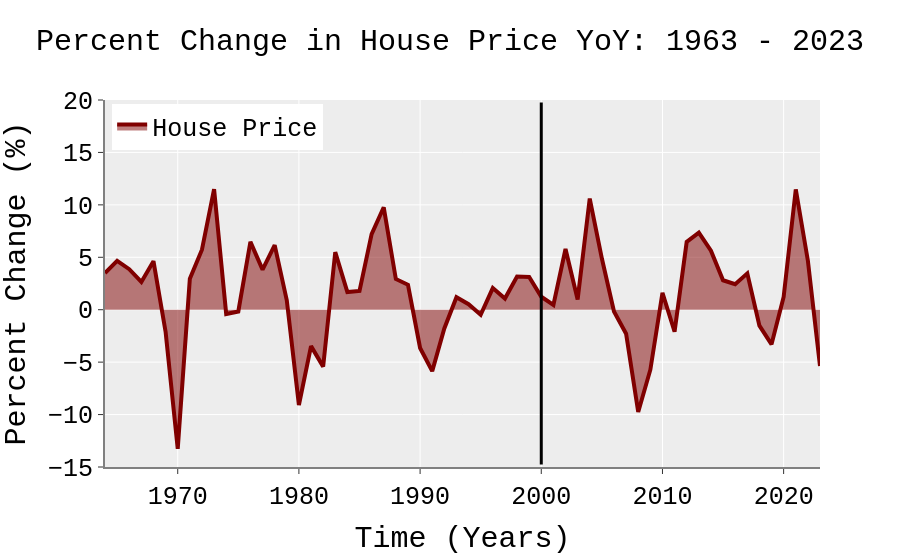

The code cell stored with this chart in its notebook:
### Code cell
fig = go.Figure()
fig.update_layout(title="Percent Change in House Price YoY: 1963 - 2023", title_font_size = 30,
                  font=dict( family="Courier New, monospace", size=25,color="#000000"),
                  template = "ggplot2", hovermode= 'closest', legend=dict(yanchor="top", y=0.99, xanchor="left", x=0.01))
fig.update_xaxes(showline=True, linewidth=2, linecolor='gray', title='Time (Years)')
fig.update_yaxes(range = [-15,20],showline=True, linewidth=2, linecolor='gray', title='Percent Change (%)')

fig.add_trace(go.Scatter(x = d['DATE'], y = d['real_dollars'], mode = 'lines',
                         name = 'House Price', fill='tonexty', line=dict(color=red, width=4)))

####     SPLIT LINE     ####

fig.add_trace(go.Scatter( x=['2000-01-01', '2000-01-01'], y=[-14.75, 19.75], mode="lines",line=dict(color="#000000", width=3), showlegend=False))

pio.write_image(fig, f"images/fig2.png", width=5*300, height=2*300, scale=1.5)
fig

### Figure 1 — Plotly figure (JSON) as saved in the notebook; plotly's stock layout.template omitted (floating-point values rounded to 4 significant figures)
{"data": [{"fill": "tonexty", "line": {"color": "rgb(128, 0, 0)", "width": 4}, "mode": "lines", "name": "House Price", "x": ["1964-01-01T00:00:00", "1965-01-01T00:00:00", "1966-01-01T00:00:00", "1967-01-01T00:00:00", "1968-01-01T00:00:00", "1969-01-01T00:00:00", "1970-01-01T00:00:00", "1971-01-01T00:00:00", "1972-01-01T00:00:00", "1973-01-01T00:00:00", "1974-01-01T00:00:00", "1975-01-01T00:00:00", "1976-01-01T00:00:00", "1977-01-01T00:00:00", "1978-01-01T00:00:00", "1979-01-01T00:00:00", "1980-01-01T00:00:00", "1981-01-01T00:00:00", "1982-01-01T00:00:00", "1983-01-01T00:00:00", "1984-01-01T00:00:00", "1985-01-01T00:00:00", "1986-01-01T00:00:00", "1987-01-01T00:00:00", "1988-01-01T00:00:00", "1989-01-01T00:00:00", "1990-01-01T00:00:00", "1991-01-01T00:00:00", "1992-01-01T00:00:00", "1993-01-01T00:00:00", "1994-01-01T00:00:00", "1995-01-01T00:00:00", "1996-01-01T00:00:00", "1997-01-01T00:00:00", "1998-01-01T00:00:00", "1999-01-01T00:00:00", "2000-01-01T00:00:00", "2001-01-01T00:00:00", "2002-01-01T00:00:00", "2003-01-01T00:00:00", "2004-01-01T00:00:00", "2005-01-01T00:00:00", "2006-01-01T00:00:00", "2007-01-01T00:00:00", "2008-01-01T00:00:00", "2009-01-01T00:00:00", "2010-01-01T00:00:00", "2011-01-01T00:00:00", "2012-01-01T00:00:00", "2013-01-01T00:00:00", "2014-01-01T00:00:00", "2015-01-01T00:00:00", "2016-01-01T00:00:00", "2017-01-01T00:00:00", "2018-01-01T00:00:00", "2019-01-01T00:00:00", "2020-01-01T00:00:00", "2021-01-01T00:00:00", "2022-01-01T00:00:00", "2023-01-01T00:00:00"], "y": [3.495, 4.653, 3.865, 2.646, 4.625, -2.118, -13.26, 2.944, 5.724, 11.5, -0.4082, -0.1667, 6.469, 3.82, 6.155, 0.9024, -9.085, -3.471, -5.427, 5.495, 1.68, 1.785, 7.203, 9.767, 2.929, 2.374, -3.649, -5.862, -1.79, 1.193, 0.5287, -0.4818, 2.062, 1.068, 3.169, 3.12, 1.234, 0.454, 5.794, 0.9778, 10.6, 4.881, -0.1764, -2.291, -9.752, -5.72, 1.603, -2.102, 6.467, 7.358, 5.63, 2.809, 2.439, 3.466, -1.521, -3.297, 1.218, 11.48, 4.666, -5.379], "type": "scatter"}, {"line": {"color": "#000000", "width": 3}, "mode": "lines", "showlegend": false, "x": ["2000-01-01", "2000-01-01"], "y": [-14.75, 19.75], "type": "scatter"}], "layout": {"title": {"text": "Percent Change in House Price YoY: 1963 - 2023", "font": {"size": 30}}, "font": {"family": "Courier New, monospace", "size": 25, "color": "#000000"}, "legend": {"yanchor": "top", "y": 0.99, "xanchor": "left", "x": 0.01}, "hovermode": "closest", "xaxis": {"showline": true, "linewidth": 2, "linecolor": "gray", "title": {"text": "Time (Years)"}}, "yaxis": {"range": [-15, 20], "showline": true, "linewidth": 2, "linecolor": "gray", "title": {"text": "Percent Change (%)"}}}}
